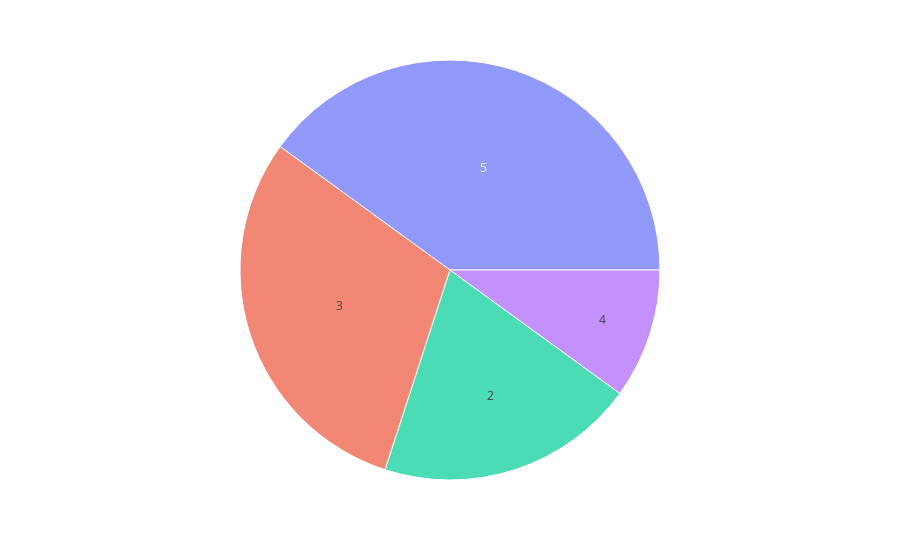

Source (notebook cell):
### Code cell
import plotly.express as px 
top_rated=df[0:10]
fig =px.sunburst(
    top_rated,
    path=['Accuracy'])
fig.show()

### Figure 1 — Plotly figure (JSON) as saved in the notebook; plotly's stock layout.template omitted (floating-point values rounded to 4 significant figures)
{"data": [{"branchvalues": "total", "domain": {"x": [0, 1], "y": [0, 1]}, "hovertemplate": "labels=%{label}<br>count=%{value}<br>parent=%{parent}<br>id=%{id}<extra></extra>", "ids": ["2", "3", "4", "5"], "labels": ["2", "3", "4", "5"], "name": "", "parents": ["", "", "", ""], "type": "sunburst", "values": [2, 3, 1, 4]}], "layout": {"legend": {"tracegroupgap": 0}, "margin": {"t": 60}}}
